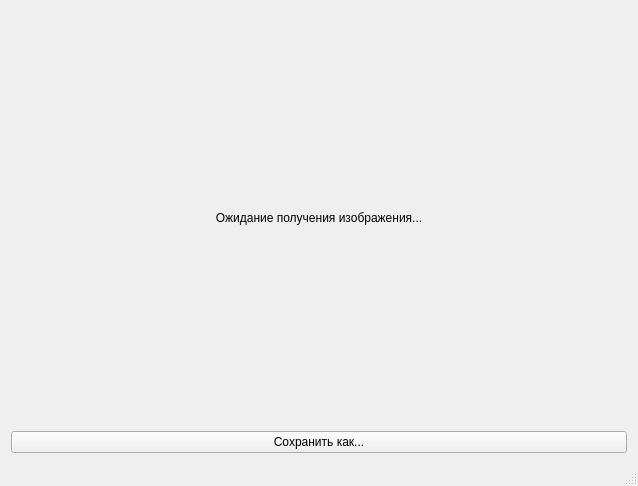
<?xml version="1.0" encoding="UTF-8"?>
<ui version="4.0">
 <class>MainWindow</class>
 <widget class="QMainWindow" name="MainWindow">
  <property name="geometry">
   <rect>
    <x>0</x>
    <y>0</y>
    <width>638</width>
    <height>486</height>
   </rect>
  </property>
  <property name="windowTitle">
   <string>Приложение для приема изображений (порт 8888)</string>
  </property>
  <widget class="QWidget" name="centralWidget">
   <layout class="QGridLayout" name="gridLayout">
    <item row="0" column="0">
     <widget class="QLabel" name="label">
      <property name="text">
       <string>Ожидание получения изображения...</string>
      </property>
      <property name="alignment">
       <set>Qt::AlignCenter</set>
      </property>
     </widget>
    </item>
    <item row="1" column="0">
     <widget class="QPushButton" name="pushButton_save">
      <property name="text">
       <string>Сохранить как...</string>
      </property>
     </widget>
    </item>
   </layout>
  </widget>
  <widget class="QStatusBar" name="statusBar"/>
 </widget>
 <layoutdefault spacing="6" margin="11"/>
 <resources/>
 <connections/>
</ui>
